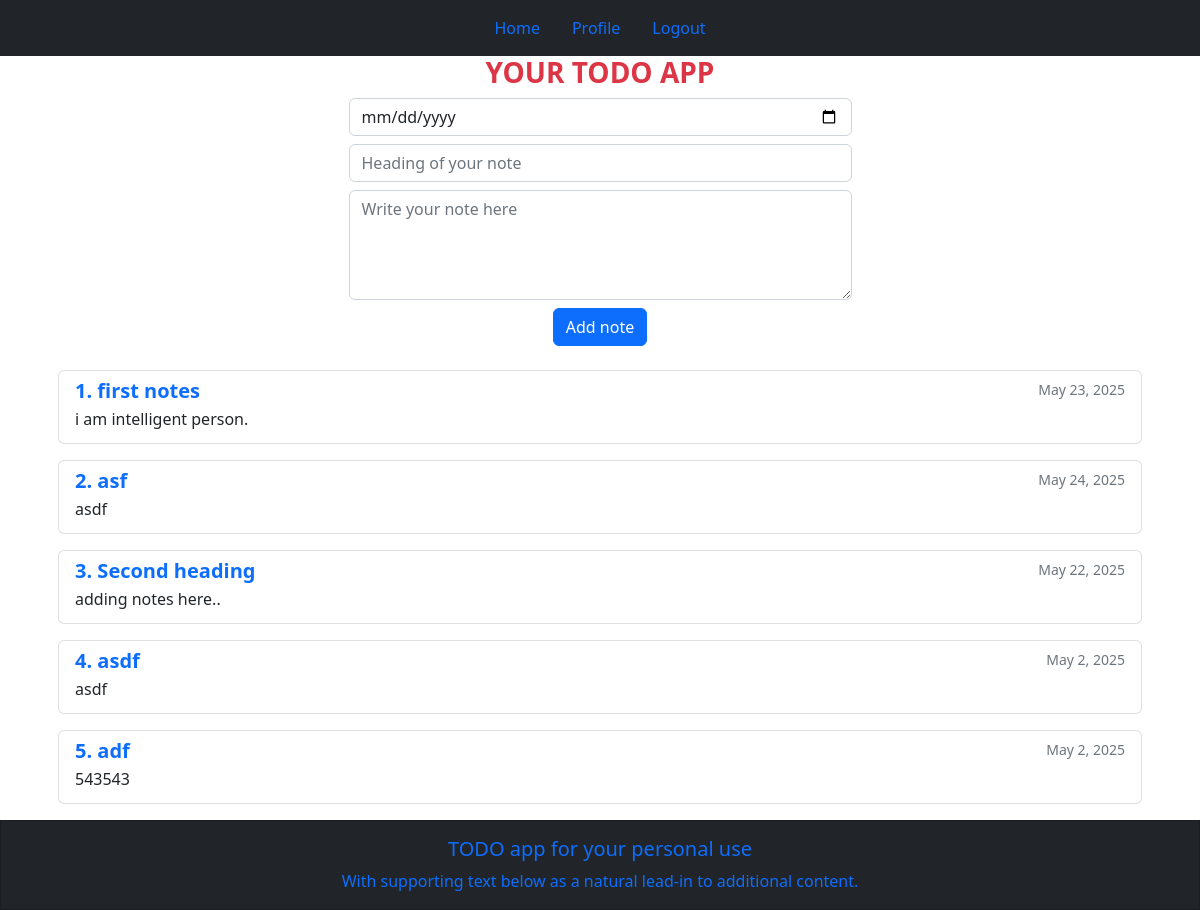
/home/ (signed in), run on an earlier commit of the app's database.
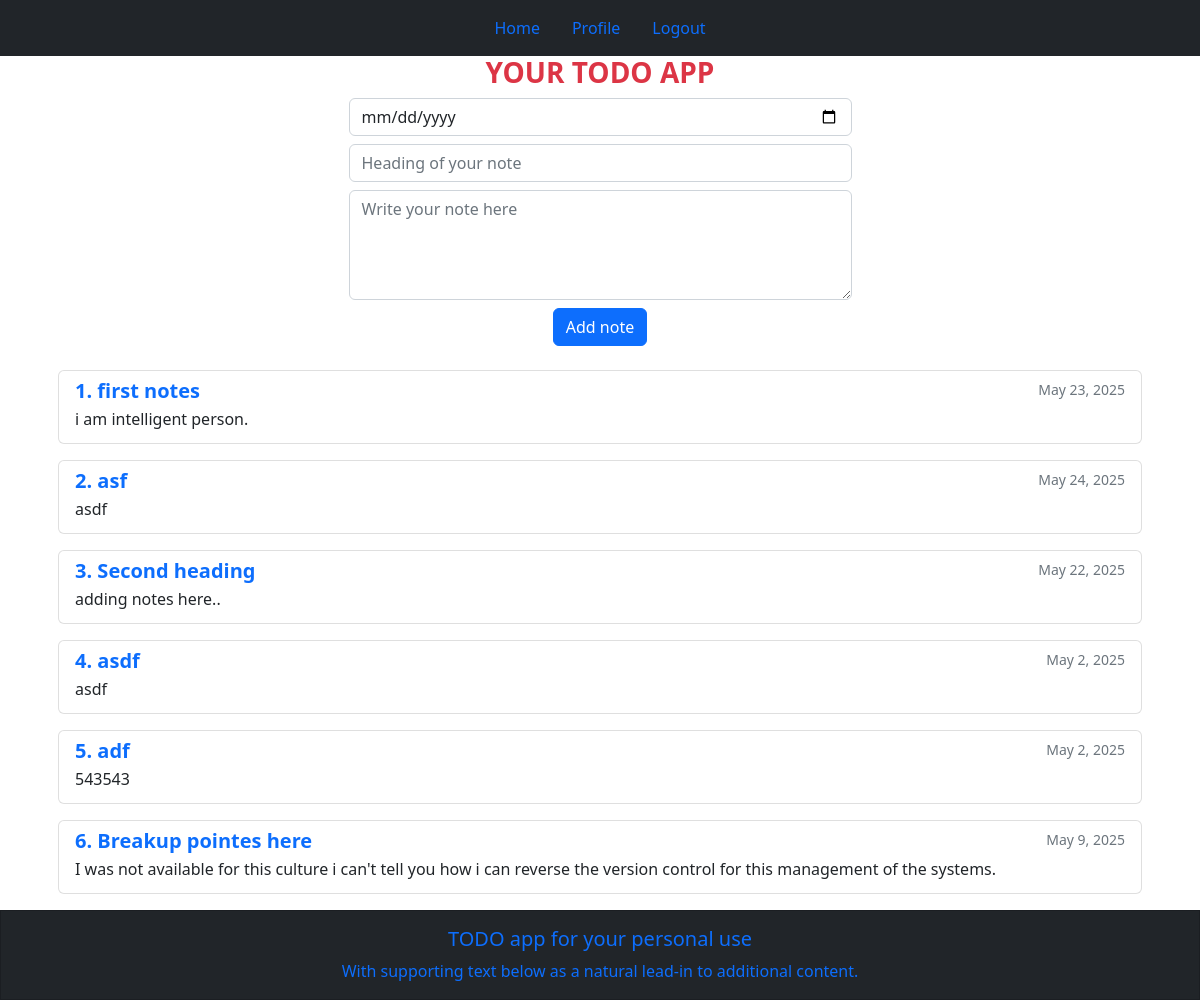
And on a later commit of the database.
### todoapp/models.py (models this page shows, shortened)
class Note(models.Model):
    noteheading = models.CharField(max_length=200 , default="Untitled note")
    note = models.CharField(max_length=200)
    date = models.DateField(default=date.today)

### todoapp/views.py (the view, shortened to what this page needs)
# urls.py: 2. Add a URL to urlpatterns:  path('', views.home, name='home')
@login_required(login_url='/login/')
def home(request):
    todos = Note.objects.all()
    return render(request, 'home.html', {'todos': todos})

### templates/home.html (shortened to what this page needs)
{% extends "base.html" %}
{% block content %}
<div class="container">
    <div class="row">
        <div class="col-md-12 d-flex justify-content-center">
            <h3 class="text-center fw-bold text-danger">YOUR TODO APP</h3>
        </div>
    </div>
    <div class="row">
        <div class="col-md-12 d-flex justify-content-center">
            <form action="{% url 'home' %}" method="post" class="form-inline">
                <div class="form-group mb-2">
                    <input type="date" name='date' class='form-control' >
                </div>
                <div class="form-group mb-2">
                    <input class="form-control" name="noteheading" placeholder="Heading of your note" rows="4" cols="50" >
                </div>
                <div class="form-group mb-2">
                    <textarea class="form-control" name="note" placeholder="Write your note here" rows="4" cols="50" required></textarea>
                </div>
                <div class="form-group mb-2 ml-2 text-center">
                    <button type="submit" class="btn btn-primary">Add note</button>
                </div>
            </form>
        </div>
    </div>
    <div class="row z-index-0">
        {% if todos %}
        <div class="col-md-12">
            {% for todo in todos %}
            <div class="list-group m-3">
                <a href="{% url "noteitems" todo.id %}" class="list-group-item list-group-item-action">
                    <div class="d-flex w-100 justify-content-between">
                        <h5 class="mb-1 fw-bold text-primary">{{forloop.counter}}. {{todo.noteheading}}</h5>
                        <small class="text-muted">{{todo.date}}</small>
                    </div>
                    <p class="mb-1">{{todo.note}}</p>
                </a>
            </div>
            {% endfor %}
        </div>
        {% else %}
            <h4 class='text-center mt-5 display-4'>Empty notes</h4>
        {% endif %}
    </div>
</div>
{% endblock  %}

What changed in the data, as far as the page shows it:
added Note: noteheading "Breakup pointes here", date "May 9, 2025", note "I was not available for this culture i can't tell you how i can reverse the version control for this management of the systems."
